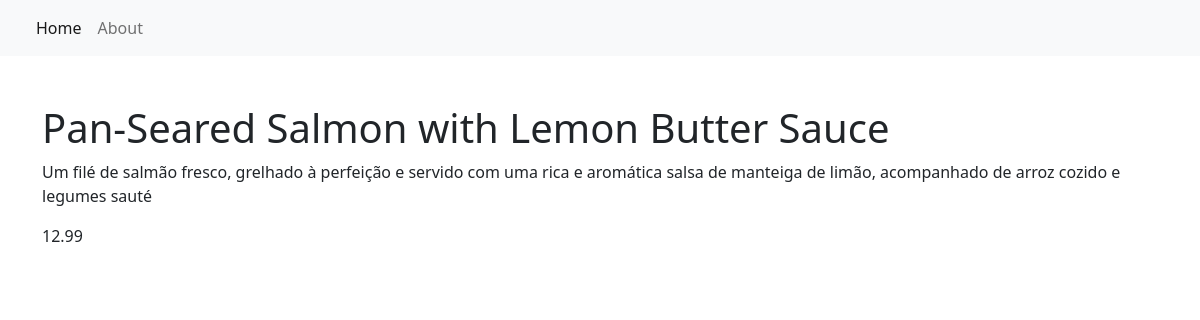
The page /item/5/ on the database its author committed.
### restaurant_menu/models.py (models this page shows, shortened)
class Item(models.Model):
    meal = models.CharField(max_length=500, unique=True)  # Com isto, não vou ter valores duplicados
    description = models.CharField(max_length=1000)
    price = models.DecimalField(decimal_places=2, max_digits=8)
    category = models.CharField(choices=MEAL_TYPE, max_length=200)
    author = models.ForeignKey(User, on_delete=models.PROTECT)
    status = models.IntegerField(choices=STATUS, default=1)
    date_created = models.DateTimeField(auto_now_add=True)
    date_updated = models.DateTimeField(auto_now=True)

### restaurant_menu/views.py (the view)
# urls.py: path('item/<int:pk>/', views.MenuItemDetail.as_view(), name='menu_item'),
class MenuItemDetail(generic.DetailView):
    model = Item
    template_name = 'menu_item_detail.html'

### restaurant_menu/templates/menu_item_detail.html
{% extends 'base.html' %}
{% block content %}
    <div class="container">
        <h1 class="pt-5">{{ item.meal }}</h1>
        <p>{{ item.description }}</p>
        <p>{{ item.price }}</p>
    </div>
{% endblock content %}

### rows shown on the page
Item: meal "Pan-Seared Salmon with Lemon Butter Sauce", description "Um filé de salmão fresco, grelhado à perfeição e servido com uma rica e aromática salsa de manteiga de limão, acompanhado de arroz cozido e legumes sauté", price "12.99"
